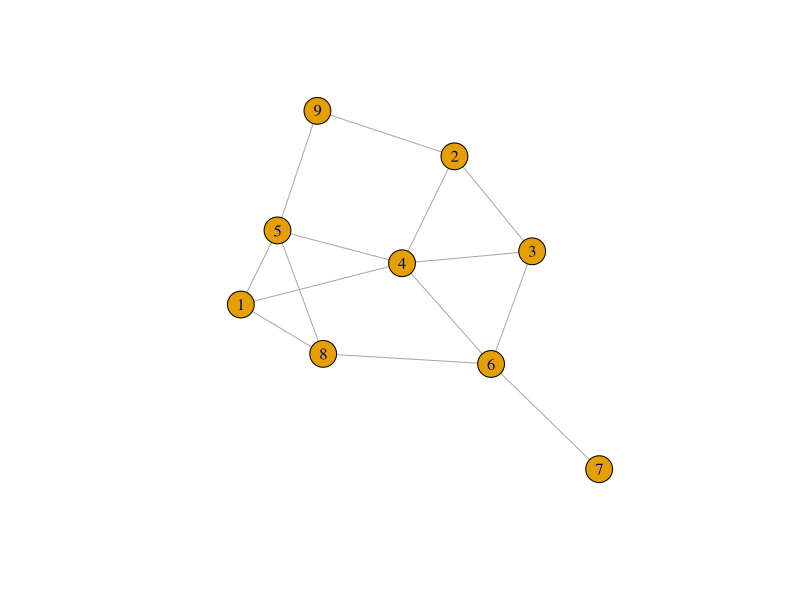
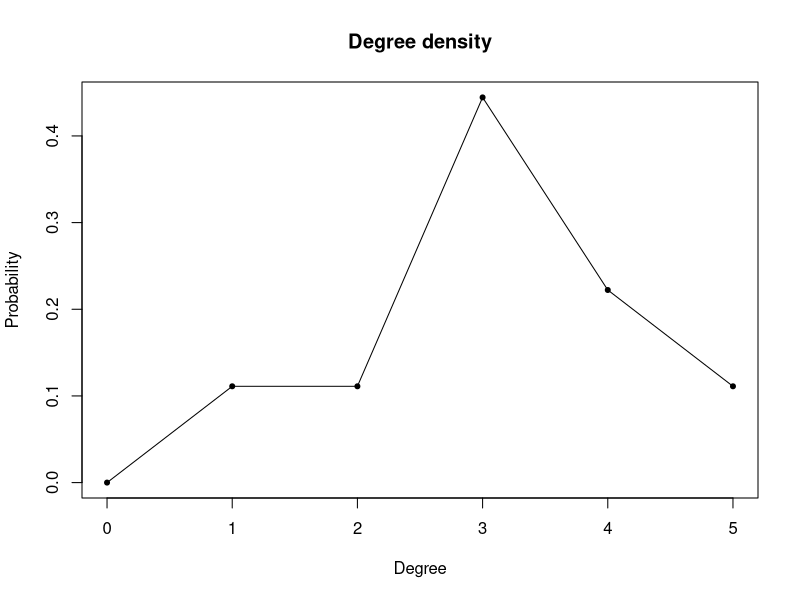
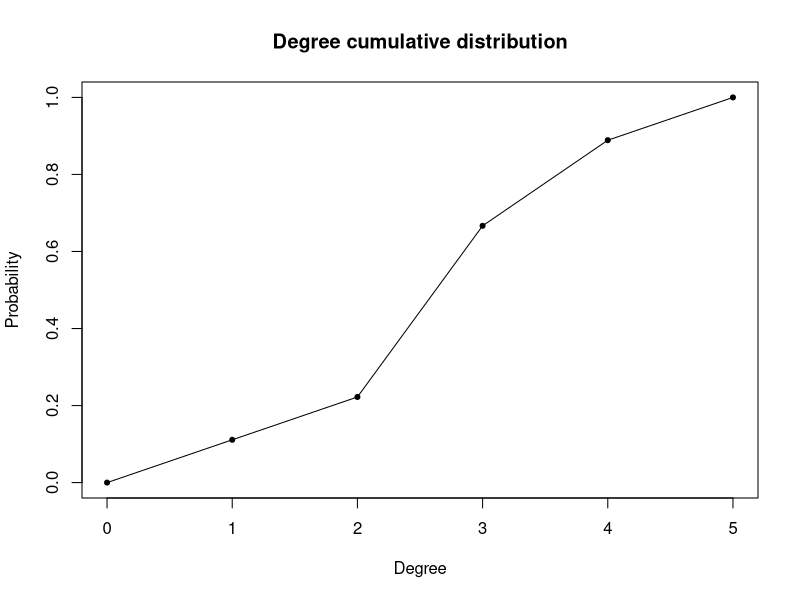
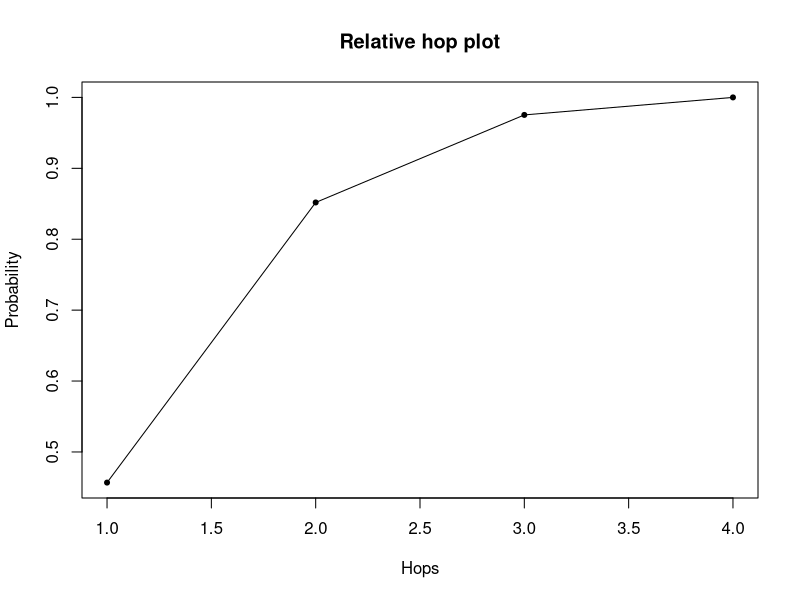
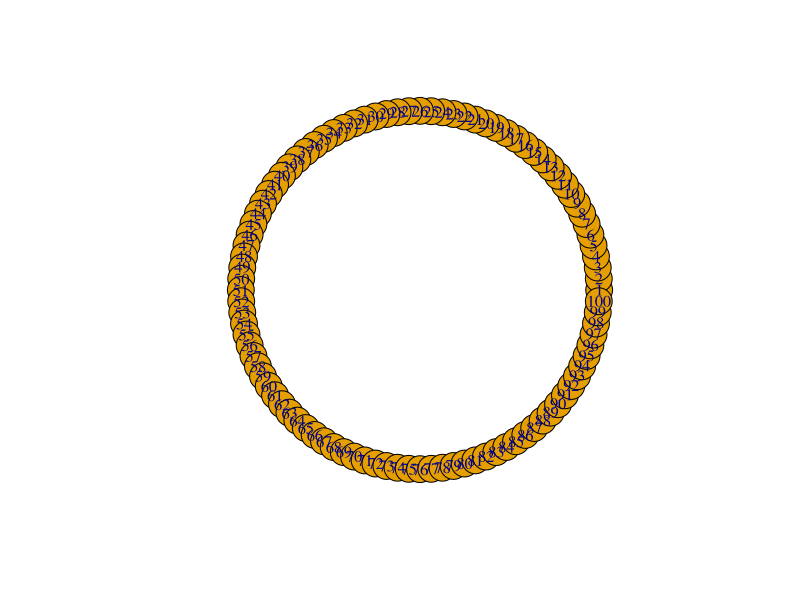
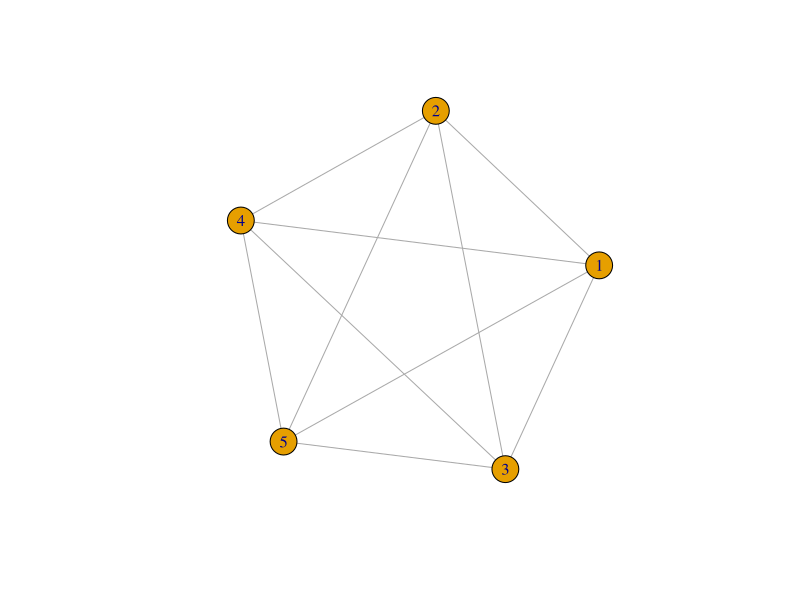
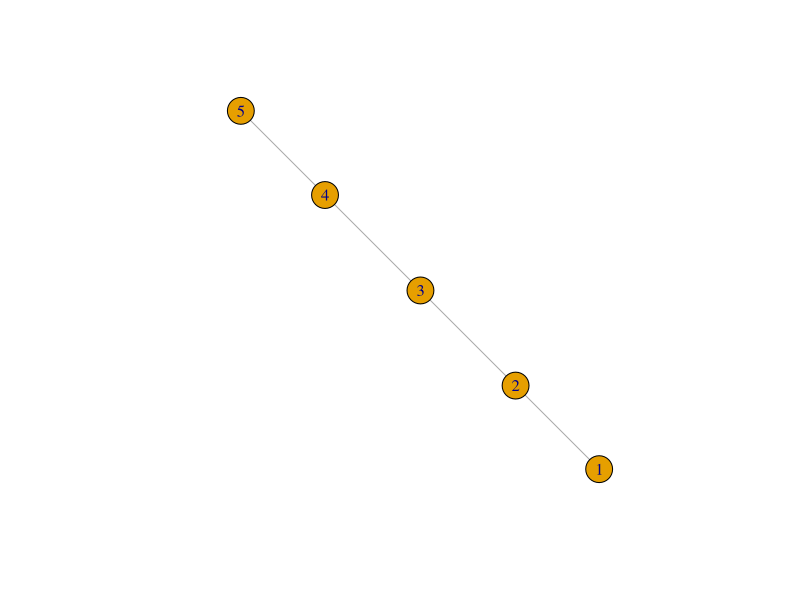
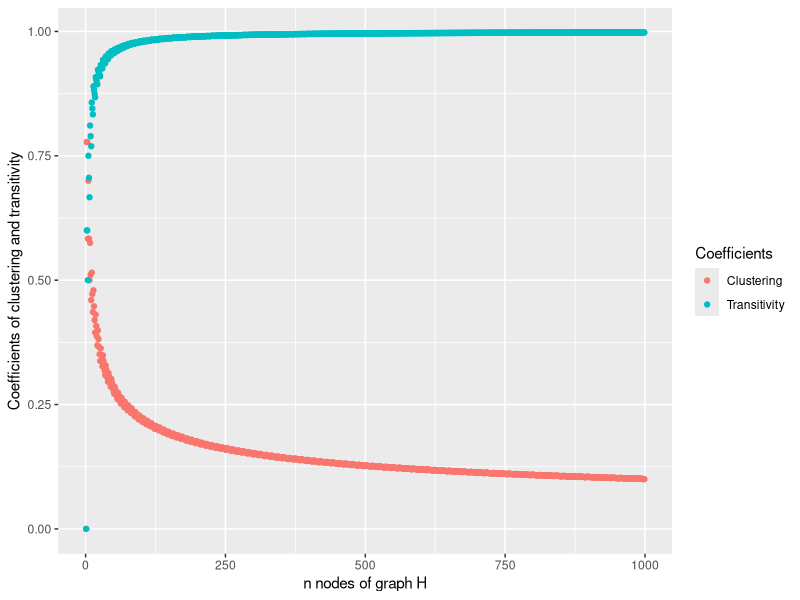

Source code (R) for these figures, in order:
## ---- chunk 1
library(igraph)
library(ggplot2)
library(reshape2)
library(knitr)
## ---- chunk 2
g = graph_from_literal(1---4, 1---5, 1---8, 2---3, 2---4, 2---9, 3---6, 3---4, 4---5,  4---6, 5---8, 5---9, 6---7, 6---8)
plot(g)
## ---- chunk 3
get.adjacency(g, sparse = FALSE)
## ---- chunk 4
edge_density(g, loops = FALSE)
## ---- chunk 5
degree(g)
## ---- chunk 6
mean(degree(g))
## ---- chunk 7
sd(degree(g))
## ---- chunk 8
degree.distribution(g)
## ---- chunk 9
plot(0:max(degree(g)), degree_distribution(g),pch=20,main="Degree density",xlab="Degree",
     ylab="Probability",type="o")
## ---- chunk 10
degree.distribution(g, cumulative = TRUE)
## ---- chunk 11
TrDD = c(1-degree_distribution(g,cumulative=TRUE)[-1], 1)
round(TrDD, 4)
## ---- chunk 12
plot(0:max(degree(g)), TrDD,pch=20,main="Degree cumulative distribution",xlab="Degree",
     ylab="Probability",type="o")
## ---- chunk 13
kable(distances(g, 1))
## ---- chunk 14
diameter(g)
farthest_vertices(g)$vertices
## ---- chunk 15
coef_clus = c()
for(i in 1:gorder(g)){
  coef_clus = c(coef_clus, transitivity(g, type="local", vids = i))
  if(coef_clus[i]=="NaN"){
    coef_clus[i] = 0
  }
}
coef_clus
## ---- chunk 16
which(coef_clus == max(coef_clus))
## ---- chunk 17
round(transitivity(g, type="average"), 4)
## ---- chunk 18
round(transitivity(g), 4)
## ---- chunk 19
round(mean_distance(g))
## ---- chunk 20
rel_hop_plot = function(G) {
  
  F = function(x){
    length(unlist(ego(G, order=x, nodes=V(G)))) / length(V(G)) ^ 2
  }

  sapply(1:diameter(G), FUN=F)
}

plot(rel_hop_plot(g), pch=20, main="Relative hop plot", xlab="Hops", ylab="Probability", type="o")
## ---- chunk 21
g_ring = make_ring(100, directed = FALSE)
plot(g_ring, layout = layout.circle)
## ---- chunk 22
round(mean_distance(g_ring))
diameter(g_ring)
## ---- chunk 23
g_ring_original = make_ring(100, directed = FALSE)
Avg_D = c()
Diam = c()
for(i in 3:99){
  g_ring = add_edges(g_ring_original, c(1, i))
  Avg_D = c(Avg_D, mean(distances(g_ring)))
  Diam = c(Diam, diameter(g_ring))
}
## ---- chunk 24
round(mean(Avg_D))
round(mean(Diam))
## ---- chunk 25
Avg_D = c()
Diam = c()
for(i in 1:10000){
  v_random = sample(3:99, 1)
  g_ring = add_edges(g_ring_original, c(1, v_random))
  Avg_D[i] = mean_distance(g_ring)
  Diam[i] = diameter(g_ring)
}
## ---- chunk 26
round(mean(Avg_D))
round(mean(Diam))
## ---- chunk 27
full_g = graph_from_literal(1---2, 1---3, 1---4, 1---5, 2---3, 2---4, 2---5, 3---1, 3---2, 3---4, 3---5, 4---1, 4---2, 4---3, 4---5, 5---1)
plot(full_g)
## ---- chunk 28
transitivity(full_g) # Transitivity coefficient
transitivity(full_g, type="average") # Clustering coefficient
## ---- chunk 29
chain_g = graph_from_literal(1---2, 2---3, 3---4, 4---5)
plot(chain_g)
## ---- chunk 30
transitivity(chain_g) # Transitivity coefficient
transitivity(chain_g, type="average") # Clustering coefficient
## ---- chunk 31
clus = c()
trans = c()

for (i in 2:1000) {
  x = ceiling(i^(2/3))
  y = i - x
  
  full_g = make_full_graph(x)
  chain_g = graph(sort(cbind(seq(x, x+y-1), seq(x+1, x+y))), directed = FALSE)
  H_g = graph.union(full_g, chain_g)
  
  trans[i] = transitivity(H_g) # Transitivity coefficient
  clus[i] = transitivity(H_g, type="average") # Clustering coefficient
}
## ---- chunk 32
df = na.omit(data.frame(x=clus, y=trans))
colnames(df) = c('clus', 'trans')
df['seq'] = seq(1, length(df$clus))
df = melt(df, id.vars='seq')

ggplot(df) + 
  geom_point(aes(x=seq, y=value, color=variable)) + 
  scale_color_discrete(name="Coefficients",
                      breaks=c("clus", "trans"),
                      labels=c("Clustering", "Transitivity")) +
  xlab("n nodes of graph H") +
  ylab("Coefficients of clustering and transitivity")
